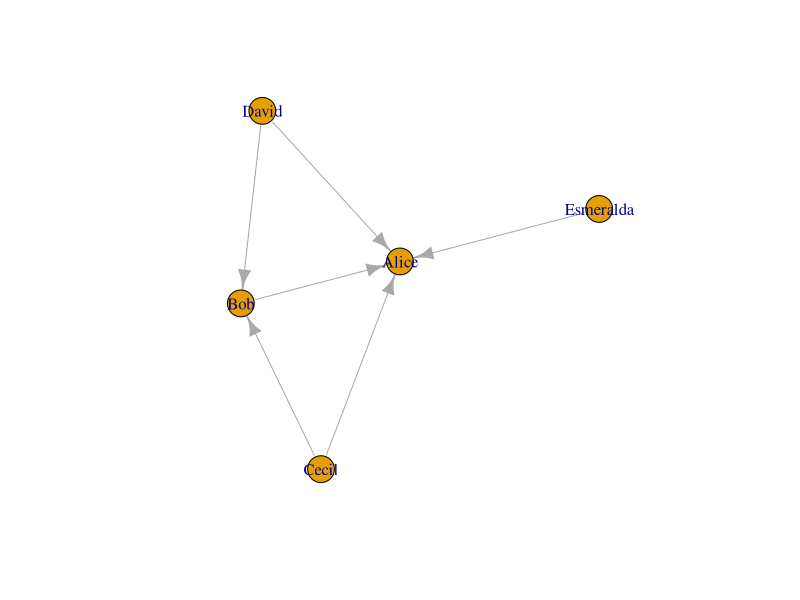

Generate this figure with R:
"igraph" |>
    library() |>
    suppressPackageStartupMessages() |>
    suppressWarnings()

"data.table" |>
    library() |>
    suppressPackageStartupMessages() |>
    suppressWarnings()

## A simple example with a couple of actors
## The typical case is that these tables are read in from files....
actors <- data.frame(
    name = c(
        "Alice",
        "Bob",
        "Cecil",
        "David",
        "Esmeralda"
    ),
    age = c(48, 33, 45, 34, 21),
    gender = c("F", "M", "F", "M", "F")
)
relations <- data.frame(
    from = c(
        "Bob",
        "Cecil",
        "Cecil",
        "David",
        "David",
        "Esmeralda"
    ),
    to = c("Alice", "Bob", "Alice", "Alice", "Bob", "Alice"),
    same.dept = c(FALSE, FALSE, TRUE, FALSE, FALSE, TRUE),
    friendship = c(4, 5, 5, 2, 1, 1),
    advice = c(4, 5, 5, 4, 2, 3)
)
g <- graph_from_data_frame(relations, directed = TRUE, vertices = actors)
plot(g)
